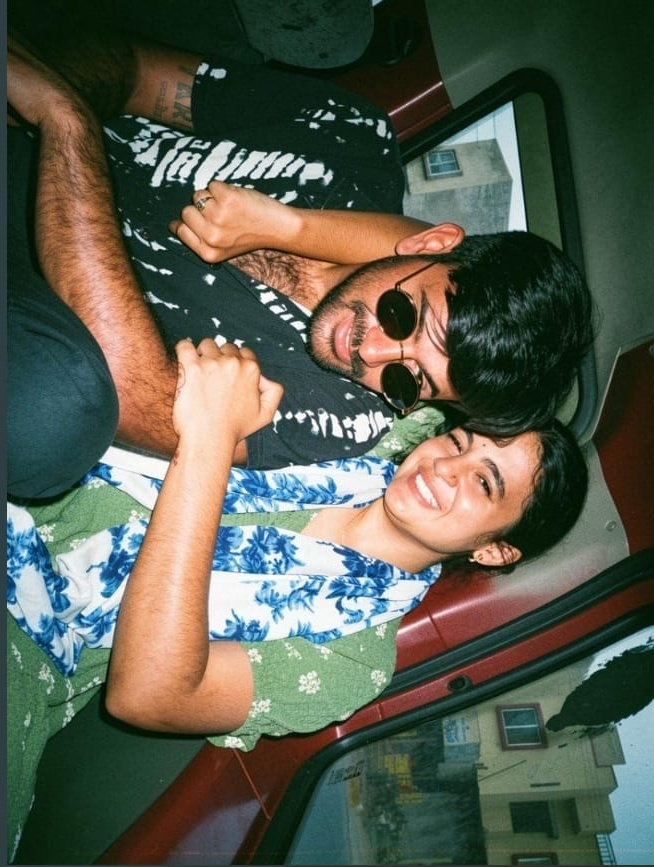
#> input picture LIST OF EXPERIMENTS/9TH/clockwise_image.jpg, 654 x 867 px
$ python rotation.py
#> lines starting #> are read from the running program, lines starting #| are printed output that depends on the picture
import cv2
import tkinter as tk
from tkinter import filedialog
import os


# 9th experiment folder path
save_folder = r"C:\Users\DELL\OneDrive\Desktop\my work\python learning\9th experiment"


# Select image
root = tk.Tk()
root.withdraw()

image_path = filedialog.askopenfilename(
    title="Select an Image",
    filetypes=[("Image Files", "*.jpg *.jpeg *.png")]
)
#> the answer given: clockwise_image.jpg


# Read image
image = cv2.imread(image_path)
#> image is the input picture: shape (867, 654, 3); mean B, G, R 78.9, 93.3, 88.5

if image is None:
    print("Image not found")
    exit()


# -------- Clockwise Rotation --------

clockwise = cv2.rotate(
    image,
    cv2.ROTATE_90_CLOCKWISE
)
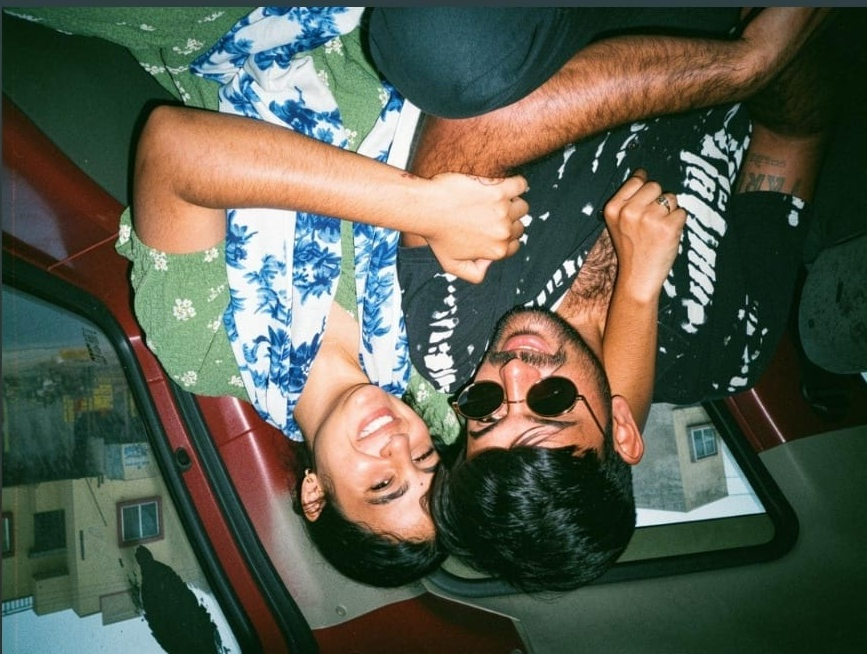
#> clockwise: shape (654, 867, 3); mean B, G, R 78.9, 93.3, 88.5


# -------- Counter Clockwise Rotation --------

counter_clockwise = cv2.rotate(
    image,
    cv2.ROTATE_90_COUNTERCLOCKWISE
)
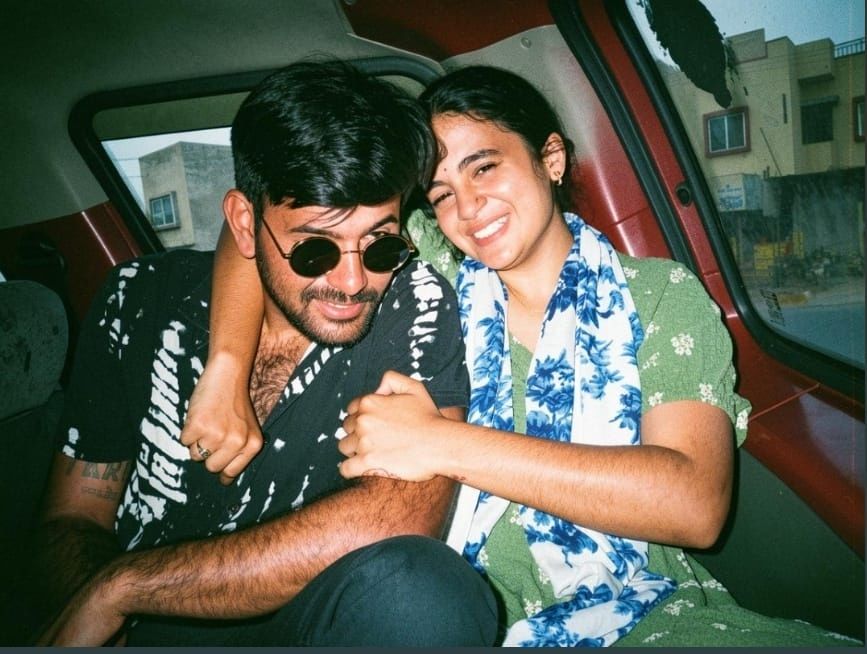
#> counter_clockwise: shape (654, 867, 3); mean B, G, R 78.9, 93.3, 88.5


# Display images

cv2.imshow("Original Image", image)

cv2.imshow(
    "Clockwise Rotation",
    clockwise
)

cv2.imshow(
    "Counter Clockwise Rotation",
    counter_clockwise
)


# Save images in 9th experiment folder

cv2.imwrite(
    os.path.join(save_folder, "clockwise_image.jpg"),
    clockwise
)

cv2.imwrite(
    os.path.join(save_folder, "counter_clockwise_image.jpg"),
    counter_clockwise
)


print("Rotation completed successfully!")
print("Images saved in 9th experiment folder")


cv2.waitKey(0)
cv2.destroyAllWindows()
